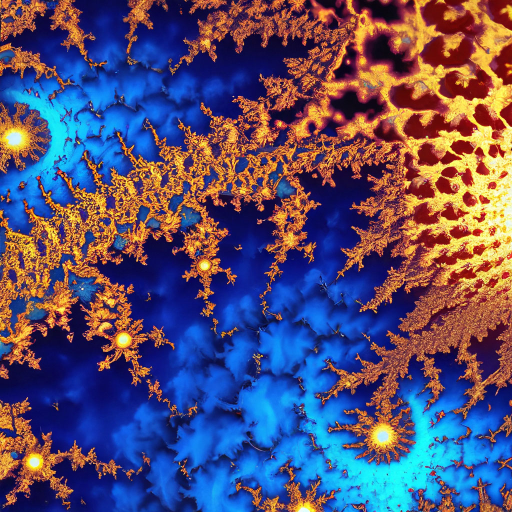
#> input picture fractal.jfif, 1024 x 1024 px (shown at 1/2 size)
$ python 13E1.py
#> lines starting #> are read from the running program, lines starting #| are printed output that depends on the picture
from PIL import Image
image = Image.open('fractal.jfif')
#> image is the input picture: PIL image 1024x1024 RGB; mean R, G, B 87.5, 78.6, 111.1
print(image.mode)
#| RGB
print(image.size)
#| (1024, 1024)
print(image.format)
#| JPEG
image.thumbnail((128, 128))
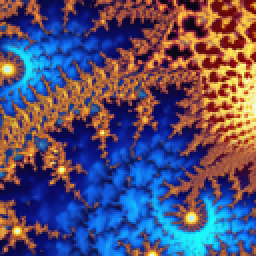
#> image: PIL image 128x128 RGB (shown 2 times larger); mean R, G, B 87.5, 78.6, 111.2
image.show()
